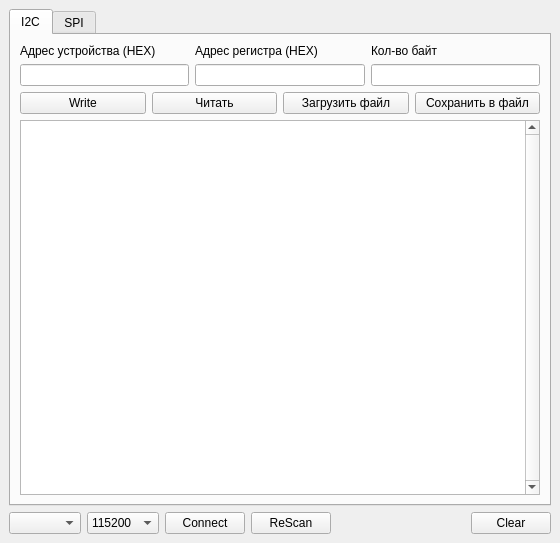
<?xml version="1.0" encoding="UTF-8"?>
<ui version="4.0">
 <class>MainWindow</class>
 <widget class="QMainWindow" name="MainWindow">
  <property name="geometry">
   <rect>
    <x>0</x>
    <y>0</y>
    <width>560</width>
    <height>543</height>
   </rect>
  </property>
  <property name="windowTitle">
   <string>UARTBridge_v1.0.0a</string>
  </property>
  <widget class="QWidget" name="centralwidget">
   <layout class="QGridLayout" name="gridLayout">
    <item row="0" column="1">
     <widget class="QTabWidget" name="tabWidget">
      <property name="currentIndex">
       <number>0</number>
      </property>
      <widget class="QWidget" name="I2C_TAB">
       <property name="enabled">
        <bool>true</bool>
       </property>
       <property name="contextMenuPolicy">
        <enum>Qt::ActionsContextMenu</enum>
       </property>
       <attribute name="title">
        <string>I2C</string>
       </attribute>
       <layout class="QGridLayout" name="gridLayout_2">
        <item row="0" column="1">
         <widget class="QLabel" name="label_2">
          <property name="text">
           <string>Адрес регистра (HEX)</string>
          </property>
         </widget>
        </item>
        <item row="1" column="1">
         <widget class="QLineEdit" name="addrReg">
          <property name="inputMask">
           <string>hh</string>
          </property>
          <property name="text">
           <string/>
          </property>
          <property name="alignment">
           <set>Qt::AlignRight|Qt::AlignTrailing|Qt::AlignVCenter</set>
          </property>
         </widget>
        </item>
        <item row="2" column="0" colspan="3">
         <layout class="QGridLayout" name="gridLayout_3">
          <item row="0" column="3">
           <widget class="QPushButton" name="btnSaveFile">
            <property name="text">
             <string>Сохранить в файл</string>
            </property>
           </widget>
          </item>
          <item row="0" column="1">
           <widget class="QPushButton" name="pushButton_8">
            <property name="text">
             <string>Читать</string>
            </property>
           </widget>
          </item>
          <item row="0" column="0">
           <widget class="QPushButton" name="wrBtn">
            <property name="enabled">
             <bool>true</bool>
            </property>
            <property name="text">
             <string>Write</string>
            </property>
           </widget>
          </item>
          <item row="0" column="2">
           <widget class="QPushButton" name="pushButton_6">
            <property name="text">
             <string>Загрузить файл</string>
            </property>
           </widget>
          </item>
         </layout>
        </item>
        <item row="1" column="2">
         <widget class="QLineEdit" name="cntByte">
          <property name="inputMask">
           <string>ddd</string>
          </property>
          <property name="text">
           <string/>
          </property>
          <property name="alignment">
           <set>Qt::AlignRight|Qt::AlignTrailing|Qt::AlignVCenter</set>
          </property>
         </widget>
        </item>
        <item row="0" column="2">
         <widget class="QLabel" name="label_3">
          <property name="text">
           <string>Кол-во байт</string>
          </property>
         </widget>
        </item>
        <item row="3" column="0" colspan="3">
         <widget class="QTextBrowser" name="textBrowser">
          <property name="cursor" stdset="0">
           <cursorShape>IBeamCursor</cursorShape>
          </property>
          <property name="mouseTracking">
           <bool>false</bool>
          </property>
          <property name="frameShadow">
           <enum>QFrame::Plain</enum>
          </property>
          <property name="verticalScrollBarPolicy">
           <enum>Qt::ScrollBarAlwaysOn</enum>
          </property>
          <property name="sizeAdjustPolicy">
           <enum>QAbstractScrollArea::AdjustIgnored</enum>
          </property>
          <property name="documentTitle">
           <string/>
          </property>
          <property name="readOnly">
           <bool>false</bool>
          </property>
          <property name="markdown">
           <string/>
          </property>
          <property name="searchPaths">
           <stringlist>
            <string>rertertert</string>
           </stringlist>
          </property>
         </widget>
        </item>
        <item row="1" column="0">
         <widget class="QLineEdit" name="addrDev">
          <property name="inputMask">
           <string>hh</string>
          </property>
          <property name="text">
           <string/>
          </property>
          <property name="alignment">
           <set>Qt::AlignRight|Qt::AlignTrailing|Qt::AlignVCenter</set>
          </property>
          <property name="clearButtonEnabled">
           <bool>false</bool>
          </property>
         </widget>
        </item>
        <item row="0" column="0">
         <widget class="QLabel" name="label">
          <property name="text">
           <string>Адрес устройства (HEX)</string>
          </property>
         </widget>
        </item>
       </layout>
      </widget>
      <widget class="QWidget" name="SPI">
       <attribute name="title">
        <string>SPI</string>
       </attribute>
      </widget>
     </widget>
    </item>
    <item row="2" column="1">
     <layout class="QGridLayout" name="gridLayout_4">
      <item row="0" column="3">
       <widget class="QPushButton" name="pushButton_3">
        <property name="text">
         <string>ReScan</string>
        </property>
       </widget>
      </item>
      <item row="0" column="2">
       <widget class="QPushButton" name="connectBtn">
        <property name="text">
         <string>Connect</string>
        </property>
       </widget>
      </item>
      <item row="0" column="4">
       <spacer name="horizontalSpacer">
        <property name="orientation">
         <enum>Qt::Horizontal</enum>
        </property>
        <property name="sizeHint" stdset="0">
         <size>
          <width>40</width>
          <height>20</height>
         </size>
        </property>
       </spacer>
      </item>
      <item row="0" column="0">
       <widget class="QComboBox" name="comboBox"/>
      </item>
      <item row="0" column="5">
       <widget class="QPushButton" name="pushButton_4">
        <property name="text">
         <string>Clear</string>
        </property>
       </widget>
      </item>
      <item row="0" column="1">
       <widget class="QComboBox" name="comboBox_baudRate">
        <property name="editable">
         <bool>false</bool>
        </property>
        <item>
         <property name="text">
          <string>115200</string>
         </property>
        </item>
        <item>
         <property name="text">
          <string>9600</string>
         </property>
        </item>
        <item>
         <property name="text">
          <string>300</string>
         </property>
        </item>
        <item>
         <property name="text">
          <string>600</string>
         </property>
        </item>
        <item>
         <property name="text">
          <string>1200</string>
         </property>
        </item>
        <item>
         <property name="text">
          <string>2400</string>
         </property>
        </item>
        <item>
         <property name="text">
          <string>4800</string>
         </property>
        </item>
        <item>
         <property name="text">
          <string>19200</string>
         </property>
        </item>
        <item>
         <property name="text">
          <string>38400</string>
         </property>
        </item>
        <item>
         <property name="text">
          <string>57600</string>
         </property>
        </item>
        <item>
         <property name="text">
          <string>230400</string>
         </property>
        </item>
        <item>
         <property name="text">
          <string>460800</string>
         </property>
        </item>
        <item>
         <property name="text">
          <string>921600</string>
         </property>
        </item>
       </widget>
      </item>
     </layout>
    </item>
   </layout>
  </widget>
 </widget>
 <tabstops>
  <tabstop>comboBox</tabstop>
  <tabstop>comboBox_baudRate</tabstop>
  <tabstop>connectBtn</tabstop>
  <tabstop>addrDev</tabstop>
  <tabstop>addrReg</tabstop>
  <tabstop>cntByte</tabstop>
  <tabstop>textBrowser</tabstop>
  <tabstop>wrBtn</tabstop>
  <tabstop>pushButton_8</tabstop>
  <tabstop>pushButton_6</tabstop>
  <tabstop>btnSaveFile</tabstop>
  <tabstop>pushButton_4</tabstop>
  <tabstop>pushButton_3</tabstop>
  <tabstop>tabWidget</tabstop>
 </tabstops>
 <resources/>
 <connections/>
</ui>
